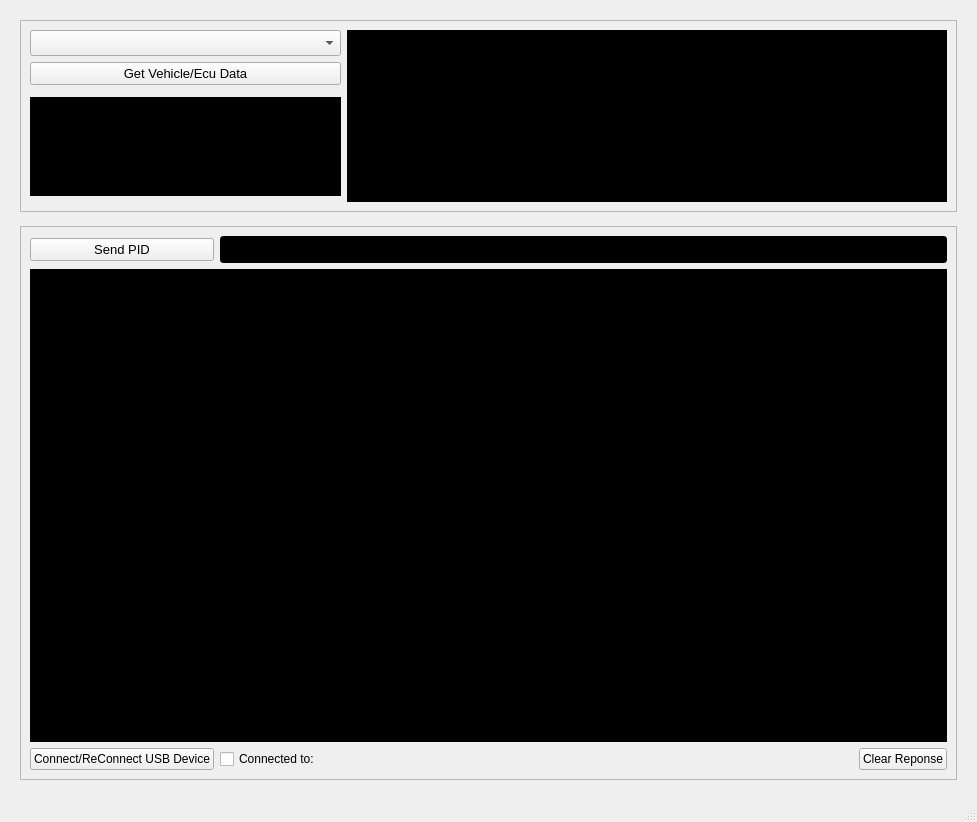
<?xml version="1.0" encoding="UTF-8"?>
<ui version="4.0">
 <class>MainWindow</class>
 <widget class="QMainWindow" name="MainWindow">
  <property name="geometry">
   <rect>
    <x>0</x>
    <y>0</y>
    <width>977</width>
    <height>822</height>
   </rect>
  </property>
  <property name="font">
   <font>
    <family>Courier</family>
    <pointsize>15</pointsize>
   </font>
  </property>
  <property name="windowTitle">
   <string>MainWindow</string>
  </property>
  <property name="styleSheet">
   <string notr="true">QMainWindow {
}

QFrame#console_settings{
	color: #47fa20;
}

QTextBrowser {
	color: #47fa20;
	background: black;
	padding: 4px 10px;
}
QListView {
	color: #47fa20;
	background: black;
}
QLineEdit {
	color: #47fa20;
	background: black;
	
}</string>
  </property>
  <property name="dockOptions">
   <set>QMainWindow::DockOption::AllowTabbedDocks|QMainWindow::DockOption::AnimatedDocks</set>
  </property>
  <widget class="QWidget" name="centralwidget">
   <property name="styleSheet">
    <string notr="true"/>
   </property>
   <layout class="QVBoxLayout" name="verticalLayout" stretch="1,4">
    <property name="spacing">
     <number>14</number>
    </property>
    <property name="leftMargin">
     <number>20</number>
    </property>
    <property name="topMargin">
     <number>20</number>
    </property>
    <property name="rightMargin">
     <number>20</number>
    </property>
    <property name="bottomMargin">
     <number>20</number>
    </property>
    <item>
     <widget class="QFrame" name="console_settings">
      <property name="frameShape">
       <enum>QFrame::Shape::StyledPanel</enum>
      </property>
      <property name="frameShadow">
       <enum>QFrame::Shadow::Raised</enum>
      </property>
      <layout class="QGridLayout" name="gridLayout">
       <item row="4" column="0">
        <widget class="QTextBrowser" name="vehicle_data_display">
         <property name="font">
          <font>
           <family>Courier</family>
           <pointsize>10</pointsize>
           <bold>true</bold>
          </font>
         </property>
        </widget>
       </item>
       <item row="1" column="1" rowspan="5">
        <widget class="QListView" name="pid_list">
         <property name="sizePolicy">
          <sizepolicy hsizetype="MinimumExpanding" vsizetype="MinimumExpanding">
           <horstretch>0</horstretch>
           <verstretch>0</verstretch>
          </sizepolicy>
         </property>
         <property name="minimumSize">
          <size>
           <width>600</width>
           <height>172</height>
          </size>
         </property>
         <property name="font">
          <font>
           <family>Courier</family>
           <pointsize>12</pointsize>
           <bold>true</bold>
          </font>
         </property>
        </widget>
       </item>
       <item row="2" column="0">
        <widget class="QPushButton" name="get_vehicle_data">
         <property name="font">
          <font>
           <pointsize>10</pointsize>
          </font>
         </property>
         <property name="text">
          <string>Get Vehicle/Ecu Data</string>
         </property>
        </widget>
       </item>
       <item row="1" column="0">
        <widget class="QComboBox" name="sel_service_mode">
         <property name="sizePolicy">
          <sizepolicy hsizetype="Preferred" vsizetype="Fixed">
           <horstretch>0</horstretch>
           <verstretch>0</verstretch>
          </sizepolicy>
         </property>
         <property name="minimumSize">
          <size>
           <width>301</width>
           <height>26</height>
          </size>
         </property>
         <property name="placeholderText">
          <string>Select Service Mode</string>
         </property>
         <item>
          <property name="text">
           <string>01 Show Current Data</string>
          </property>
         </item>
         <item>
          <property name="text">
           <string>02 Show freeze frame data</string>
          </property>
         </item>
         <item>
          <property name="text">
           <string>03 Show stored Diagnostic Trouble Codes</string>
          </property>
         </item>
         <item>
          <property name="text">
           <string>04 Clear Diagnostic Trouble Codes and stored values</string>
          </property>
         </item>
         <item>
          <property name="text">
           <string>05 Test results, oxygen sensor monitoring (non CAN only)</string>
          </property>
         </item>
         <item>
          <property name="text">
           <string>06 Test results, other component/system monitoring.</string>
          </property>
         </item>
         <item>
          <property name="text">
           <string>07 Show pending Diagnostic Trouble Codes (detected during current or last driving cycle)</string>
          </property>
         </item>
         <item>
          <property name="text">
           <string>08 Control operation of on-board component/system</string>
          </property>
         </item>
         <item>
          <property name="text">
           <string>09 Request vehicle information</string>
          </property>
         </item>
         <item>
          <property name="text">
           <string>0A Permanent Diagnostic Trouble Codes (DTCs) (Cleared DTCs)</string>
          </property>
         </item>
        </widget>
       </item>
      </layout>
      <zorder>pid_list</zorder>
      <zorder>sel_service_mode</zorder>
      <zorder>vehicle_data_display</zorder>
      <zorder>get_vehicle_data</zorder>
     </widget>
    </item>
    <item>
     <widget class="QFrame" name="frame">
      <property name="frameShape">
       <enum>QFrame::Shape::StyledPanel</enum>
      </property>
      <property name="frameShadow">
       <enum>QFrame::Shadow::Raised</enum>
      </property>
      <layout class="QGridLayout" name="gridLayout_2" columnstretch="0,0,1,0,0">
       <item row="2" column="1">
        <widget class="QCheckBox" name="connected_checkbox">
         <property name="text">
          <string>Connected to:</string>
         </property>
         <property name="checkable">
          <bool>true</bool>
         </property>
        </widget>
       </item>
       <item row="2" column="0">
        <widget class="QPushButton" name="connect_device_button">
         <property name="text">
          <string>Connect/ReConnect USB Device</string>
         </property>
        </widget>
       </item>
       <item row="0" column="0">
        <widget class="QPushButton" name="send_button">
         <property name="font">
          <font>
           <pointsize>10</pointsize>
          </font>
         </property>
         <property name="text">
          <string>Send PID</string>
         </property>
        </widget>
       </item>
       <item row="2" column="2">
        <widget class="QLabel" name="device_name">
         <property name="font">
          <font>
           <bold>true</bold>
          </font>
         </property>
         <property name="text">
          <string/>
         </property>
        </widget>
       </item>
       <item row="0" column="1" colspan="4">
        <widget class="QLineEdit" name="user_pid_text">
         <property name="font">
          <font>
           <family>Courier</family>
           <pointsize>12</pointsize>
           <bold>true</bold>
          </font>
         </property>
        </widget>
       </item>
       <item row="1" column="0" colspan="5">
        <widget class="QTextBrowser" name="response_text">
         <property name="font">
          <font>
           <family>Courier</family>
           <pointsize>12</pointsize>
           <bold>true</bold>
          </font>
         </property>
        </widget>
       </item>
       <item row="2" column="4">
        <widget class="QPushButton" name="clear_results_button">
         <property name="text">
          <string>Clear Reponse</string>
         </property>
        </widget>
       </item>
       <item row="2" column="3">
        <spacer name="horizontalSpacer">
         <property name="orientation">
          <enum>Qt::Orientation::Horizontal</enum>
         </property>
         <property name="sizeHint" stdset="0">
          <size>
           <width>40</width>
           <height>20</height>
          </size>
         </property>
        </spacer>
       </item>
      </layout>
     </widget>
    </item>
   </layout>
  </widget>
  <widget class="QStatusBar" name="statusbar"/>
  <action name="info">
   <property name="icon">
    <iconset resource="resources/resources.qrc">
     <normaloff>:/icon/OBD_Icons-01.svg</normaloff>
     <activeoff>:/icon/OBD_Icons-02.svg</activeoff>:/icon/OBD_Icons-01.svg</iconset>
   </property>
   <property name="text">
    <string>info</string>
   </property>
   <property name="menuRole">
    <enum>QAction::MenuRole::NoRole</enum>
   </property>
  </action>
  <action name="actiondiag">
   <property name="icon">
    <iconset resource="resources/resources.qrc">
     <normaloff>:/icon/OBD_Icons-04.svg</normaloff>
     <activeoff>:/icon/OBD_Icons-05.svg</activeoff>:/icon/OBD_Icons-04.svg</iconset>
   </property>
   <property name="text">
    <string>diag</string>
   </property>
   <property name="menuRole">
    <enum>QAction::MenuRole::NoRole</enum>
   </property>
  </action>
  <action name="actioncodes">
   <property name="icon">
    <iconset resource="resources/resources.qrc">
     <normaloff>:/icon/OBD_Icons-07.svg</normaloff>
     <activeoff>:/icon/OBD_Icons-08.svg</activeoff>:/icon/OBD_Icons-07.svg</iconset>
   </property>
   <property name="text">
    <string>codes</string>
   </property>
   <property name="menuRole">
    <enum>QAction::MenuRole::NoRole</enum>
   </property>
  </action>
  <action name="actionsettings">
   <property name="icon">
    <iconset resource="resources/resources.qrc">
     <normaloff>:/icon/OBD_Icons-10.svg</normaloff>
     <activeoff>:/icon/OBD_Icons-11.svg</activeoff>:/icon/OBD_Icons-10.svg</iconset>
   </property>
   <property name="text">
    <string>settings</string>
   </property>
   <property name="menuRole">
    <enum>QAction::MenuRole::NoRole</enum>
   </property>
  </action>
 </widget>
 <resources>
  <include location="resources/resources.qrc"/>
 </resources>
 <connections/>
</ui>
